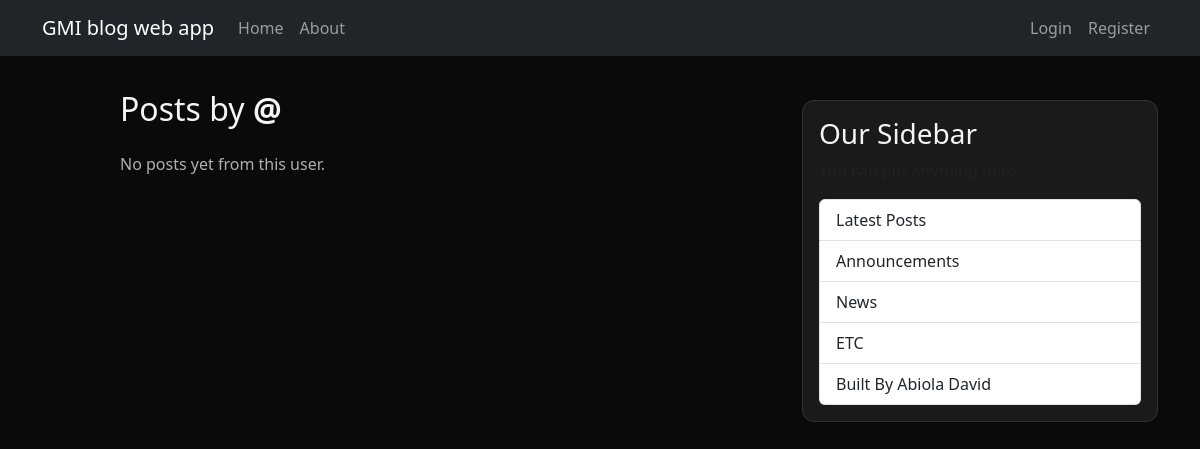
Before: /user/super/ with the older database file.
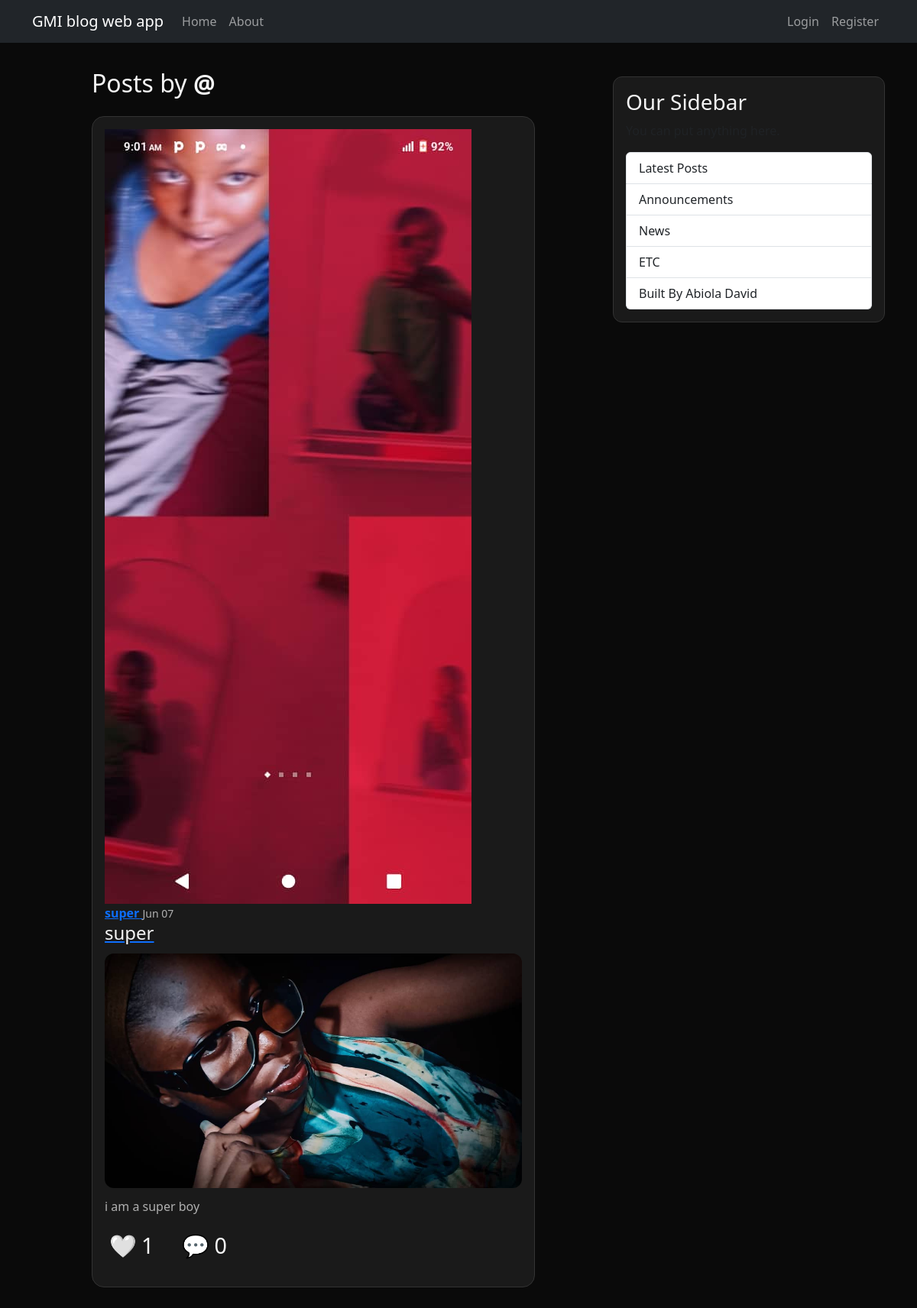
After: the same page with the newer database file.
### blog/models.py (models this page shows, shortened)
class Post(models.Model):
    title = models.CharField(max_length=100)
    content = models.TextField()
    image = models.ImageField(upload_to='post_images', blank=True, null=True)
    date_posted = models.DateTimeField(auto_now_add=True)
    author = models.ForeignKey(User, on_delete=models.CASCADE)
    likes = models.ManyToManyField(User, related_name='liked_posts', blank=True)

### users/models.py (models this page shows, shortened)
class Profile(models.Model):
    user = models.OneToOneField(User, on_delete=models.CASCADE, related_name='profile')
    image = models.ImageField(upload_to='profile_pics', default='default.jpg')

### blog/views.py (the view)
# urls.py: path('user/<str:username>/', UserPostListView.as_view(), name='user-posts'),
class UserPostListView(ListView):
    model = Post
    template_name = 'blog/user_posts.html'
    context_object_name = 'posts'
    def get_queryset(self):
        user = get_object_or_404(User, username=self.kwargs.get('username'))
        return Post.objects.filter(author=user).order_by('-date_posted')

### blog/templates/blog/user_posts.html (shortened to what this page needs)
{% extends "blog/base.html" %}
{% load static %}
{% block content %}
<div class="tiktok-feed">
    <h2 class="mb-4">Posts by <strong>@{{ username }}</strong></h2>
    {% for post in posts %}
    <div class="tiktok-card">
        <div class="user-info">
            <img src="{{ post.author.profile.image.url|default:'https://via.placeholder.com/50' }}" class="avatar">
            <div>
                <a href="{% url 'user-posts' post.author.username %}" class="username-link">
                    <b>{{ post.author.username }}</b>
                </a>
                <small>{{ post.date_posted|date:"M d" }}</small>
            </div>
        </div>
        <a href="{% url 'post-detail' post.pk %}" class="post-title-link">
            <h4>{{ post.title }}</h4>
        </a>
        {% if post.image %}
            <img src="{{ post.image.url }}" alt="{{ post.title }}" class="post-image">
        {% endif %}
        <p>{{ post.content }}</p>
        <div class="floating-actions">
            <form action="{% url 'like-post' post.id %}" method="POST" style="display:inline-block;">
                <button type="submit" class="icon-btn">
                    {% if user in post.likes.all %}❤️{% else %}🤍{% endif %}
                    <span>{{ post.likes.count }}</span>
                </button>
            </form>
            <button class="icon-btn" onclick="toggleComments({{ post.id }})">
                💬 <span>{{ post.comments.count }}</span>
            </button>
        </div>
    </div>
    {% empty %}
        <p>No posts yet from this user.</p>
    {% endfor %}
</div>
{% endblock %}

Changed rows visible on the page:
added Post: author.profile.image (picture), author.username "super", date_posted "Jun 07", title "super", image (picture), content "i am a super boy", likes.count "1", comments.count "0"
Other visible differences:
text no longer shown: "No posts yet from this user."
